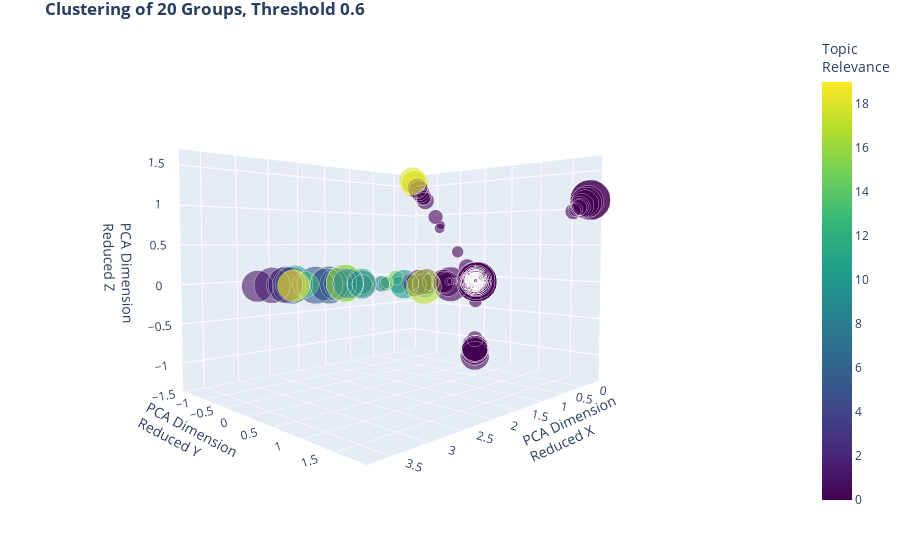

The notebook cell this image was saved under:
### Markdown cell above
Now that the similarity matrix has been calculated it is very quick and easy to produce additional plots. For instance with a higher threshold, thus filtering out less significant articles or specifying a different number of topics to color-code.

### Code cell
x=test3DPlotOfCosineSimilarity(allDict,matrix=matrix,numTopics=20, threshold=0.6)

### Figure 1 — Plotly figure (JSON) as saved in the notebook; plotly's stock layout.template omitted (floating-point values rounded to 4 significant figures; data arrays with more than 128 entries replaced by an {"elided": "..."} marker saying what was removed)
{"data": [{"hoverinfo": "text", "marker": {"color": {"elided": "344 int values"}, "colorbar": {"title": {"text": "Topic<br>Relevance"}}, "colorscale": [[0, "#440154"], [0.1111, "#482878"], [0.2222, "#3e4989"], [0.3333, "#31688e"], [0.4444, "#26828e"], [0.5556, "#1f9e89"], [0.6667, "#35b779"], [0.7778, "#6ece58"], [0.8889, "#b5de2b"], [1, "#fde725"]], "opacity": 0.6, "showscale": true, "size": {"elided": "344 int values"}}, "mode": "markers", "text": {"elided": "344 str values"}, "textfont": {"color": "crimson", "family": "sans serif", "size": 8}, "type": "scatter3d", "x": {"elided": "344 float values"}, "y": {"elided": "344 float values"}, "z": {"elided": "344 float values"}}], "layout": {"margin": {"b": 50, "l": 0, "r": 0, "t": 30}, "scene": {"camera": {"eye": {"x": 1.5, "y": 1.5, "z": 0.1}}, "xaxis": {"title": {"text": "PCA Dimension<br>Reduced X"}}, "yaxis": {"title": {"text": "PCA Dimension<br>Reduced Y"}}, "zaxis": {"title": {"text": "PCA Dimension<br>Reduced Z"}}}, "showlegend": false, "title": {"text": "<b>Clustering of 20 Groups, Threshold 0.6"}}}
